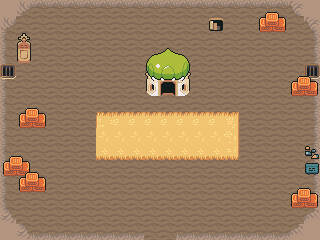

This is a level from a 2D game, rendered from its Tiled map with the project's own tilesets. A one-line summary and the complete map file follow:
An orthogonal 20x15 tile map with 16x16 px tiles, 4 tile layers (ground, features, features2, foreground), 4 tilesets and 4 objects (2x gateway, spawn_point1, spawn_point2).

<map version="1.10" tiledversion="1.11.2" orientation="orthogonal" renderorder="right-down" width="20" height="15" tilewidth="16" tileheight="16" infinite="0" nextlayerid="7" nextobjectid="7">
 <properties>
  <property name="background" value="cave" />
 </properties>
 <tileset firstgid="1" source="../../Tiled/Projects/TilesetFloor.tsx" />
 <tileset firstgid="573" source="../../Tiled/Projects/TilesetElement.tsx" />
 <tileset firstgid="813" source="../../Tiled/Projects/TilesetDesert.tsx" />
 <tileset firstgid="1053" source="../Tiled/Projects/TilesetFloor.tsx" />
 <layer id="1" name="ground" width="20" height="15">
  <data encoding="csv">
430,320,321,321,321,321,321,321,321,321,321,321,321,321,321,321,321,321,322,430,
320,343,343,343,343,343,343,343,343,343,343,343,343,343,343,343,343,343,343,322,
342,343,343,343,343,343,343,343,343,343,343,343,343,343,343,343,343,343,343,344,
342,343,343,343,343,343,343,343,343,343,343,343,343,343,343,343,343,343,343,344,
342,343,343,343,343,343,343,343,343,343,343,343,343,343,343,343,343,343,343,344,
342,343,343,343,343,343,343,343,343,343,343,343,343,343,343,343,343,343,343,344,
342,343,343,343,343,343,343,343,343,343,343,343,343,343,343,343,343,343,343,344,
342,343,343,343,343,343,343,343,343,343,343,343,343,343,343,343,343,343,343,344,
342,343,343,343,343,343,343,343,343,343,343,343,343,343,343,343,343,343,343,344,
342,343,343,343,343,343,343,343,343,343,343,343,343,343,343,343,343,343,343,344,
342,343,343,343,343,343,343,343,343,343,343,343,343,343,343,343,343,343,343,344,
342,343,343,343,343,343,343,343,343,343,343,343,343,343,343,343,343,343,343,344,
342,343,343,343,343,343,343,343,343,343,343,343,343,343,343,343,343,343,343,344,
364,343,343,343,343,343,343,343,343,343,343,343,343,343,343,343,343,343,343,366,
430,364,365,365,365,365,365,365,365,343,343,365,365,365,365,365,365,365,366,430
</data>
 </layer>
 <layer id="2" name="features" width="20" height="15">
  <properties>
   <property name="foregroundRender" type="bool" value="true" />
  </properties>
  <data encoding="csv">
0,0,0,0,0,0,0,0,0,0,0,0,0,0,0,0,625,626,0,0,
0,0,0,0,0,0,0,0,0,0,0,0,0,0,0,0,641,642,0,0,
0,0,0,0,0,0,0,0,0,0,0,0,0,0,0,0,0,0,0,0,
0,0,0,0,0,0,0,0,0,0,0,0,0,0,0,0,0,0,0,0,
0,673,673,0,0,0,0,0,0,0,0,0,0,0,0,0,0,0,625,750,
0,0,0,0,0,0,0,0,0,0,0,0,0,0,0,0,0,0,641,642,
0,625,626,0,0,0,0,0,0,0,0,0,0,0,0,0,0,0,0,0,
0,641,642,0,0,0,0,0,0,0,0,0,0,0,0,0,0,0,0,0,
0,0,0,0,0,0,0,0,0,0,0,0,0,0,0,0,0,0,0,0,
625,626,0,0,0,0,0,0,0,0,0,0,0,0,0,0,0,0,0,0,
641,642,626,0,0,0,0,0,0,0,0,0,0,0,0,0,0,0,0,0,
0,641,642,0,0,0,0,0,0,0,0,0,0,0,0,0,0,0,0,0,
0,0,0,0,0,0,0,0,0,0,0,0,0,0,0,0,0,0,0,0,
0,0,0,0,0,0,0,0,0,0,0,0,0,0,0,0,0,0,0,0,
0,0,0,0,0,0,0,0,0,0,0,0,0,0,0,0,0,0,0,0
</data>
 </layer>
 <layer id="3" name="features2" width="20" height="15">
  <properties>
   <property name="foregroundRender" type="bool" value="true" />
  </properties>
  <data encoding="csv">
0,0,0,0,0,0,0,0,0,0,0,0,0,0,0,0,0,0,0,0,
0,0,0,0,0,0,0,0,0,0,0,0,0,755,0,0,0,0,0,0,
0,653,0,0,0,0,0,0,0,0,0,0,0,0,0,0,0,0,0,0,
0,669,0,0,0,0,0,0,0,0,0,0,0,0,0,0,0,0,0,0,
750,673,0,0,0,0,0,0,0,0,0,0,0,0,0,0,0,0,625,626,
0,0,0,0,0,0,0,0,0,0,0,0,0,0,0,0,0,0,641,642,
0,0,0,0,0,0,0,0,0,673,0,0,0,0,0,0,0,0,0,0,
0,0,0,0,0,0,650,651,651,651,651,651,651,651,652,0,0,0,0,673,
0,0,0,0,0,0,667,667,667,667,667,667,667,667,668,0,0,0,0,0,
0,0,0,0,0,0,683,683,683,683,683,683,683,683,684,0,0,0,0,734,
0,625,626,0,0,0,0,0,0,0,0,0,0,0,0,0,0,0,0,671,
0,641,642,0,0,0,0,0,0,0,0,0,0,0,0,0,0,0,625,626,
0,0,0,0,0,0,0,0,0,0,0,0,0,0,0,0,0,0,641,642,
0,0,0,0,0,0,0,0,0,0,0,0,0,0,0,0,0,0,0,0,
0,0,0,0,0,0,0,0,0,0,0,0,0,0,0,0,0,0,0,0
</data>
 </layer>
 <layer id="5" name="foreground" width="20" height="15">
  <properties>
   <property name="foregroundRender" type="bool" value="true" />
  </properties>
  <data encoding="csv">
0,0,0,0,0,0,0,0,0,0,0,0,0,0,0,0,0,0,0,0,
0,0,0,0,0,0,0,0,0,0,0,0,0,0,0,0,0,0,0,0,
0,0,0,0,0,0,0,0,0,0,0,0,0,0,0,0,0,0,0,0,
0,0,0,0,0,0,0,0,0,813,814,815,0,0,0,0,0,0,0,0,
0,0,0,0,0,0,0,0,0,833,834,835,0,0,0,0,0,0,0,0,
0,0,0,0,0,0,0,0,0,853,854,855,0,0,0,0,0,0,0,0,
0,0,0,0,0,0,0,0,0,0,0,0,0,0,0,0,0,0,0,0,
0,0,0,0,0,0,0,0,0,0,0,0,0,0,0,0,0,0,0,0,
0,0,0,0,0,0,0,0,0,0,0,0,0,0,0,0,0,0,0,0,
0,0,0,0,0,0,0,0,0,0,0,0,0,0,0,0,0,0,0,0,
0,0,0,0,0,0,0,0,0,0,0,0,0,0,0,0,0,0,0,0,
0,0,0,0,0,0,0,0,0,0,0,0,0,0,0,0,0,0,0,0,
0,0,0,0,0,0,0,0,0,0,0,0,0,0,0,0,0,0,0,0,
0,0,0,0,0,0,0,0,0,0,0,0,0,0,0,0,0,0,0,0,
0,0,0,0,0,0,0,0,0,0,0,0,0,0,0,0,0,0,0,0
</data>
 </layer>
 <objectgroup id="4" name="Entities">
  <object id="2" name="gateway" x="143.945" y="236.377" width="32" height="3.25">
   <properties>
    <property name="targetLevel" value="Maps/prototype.tmx" />
    <property name="targetSpawn" value="spawn_house1_exit" />
   </properties>
  </object>
  <object id="3" name="spawn_point1" x="160.32" y="223.424" />
  <object id="5" name="gateway" x="153" y="92" width="32" height="3.25">
   <properties>
    <property name="targetLevel" value="dungeon:cave" />
    <property name="targetSpawn" value="spawn_point2" />
   </properties>
  </object>
  <object id="6" name="spawn_point2" x="168" y="107" />
 </objectgroup>
</map>
